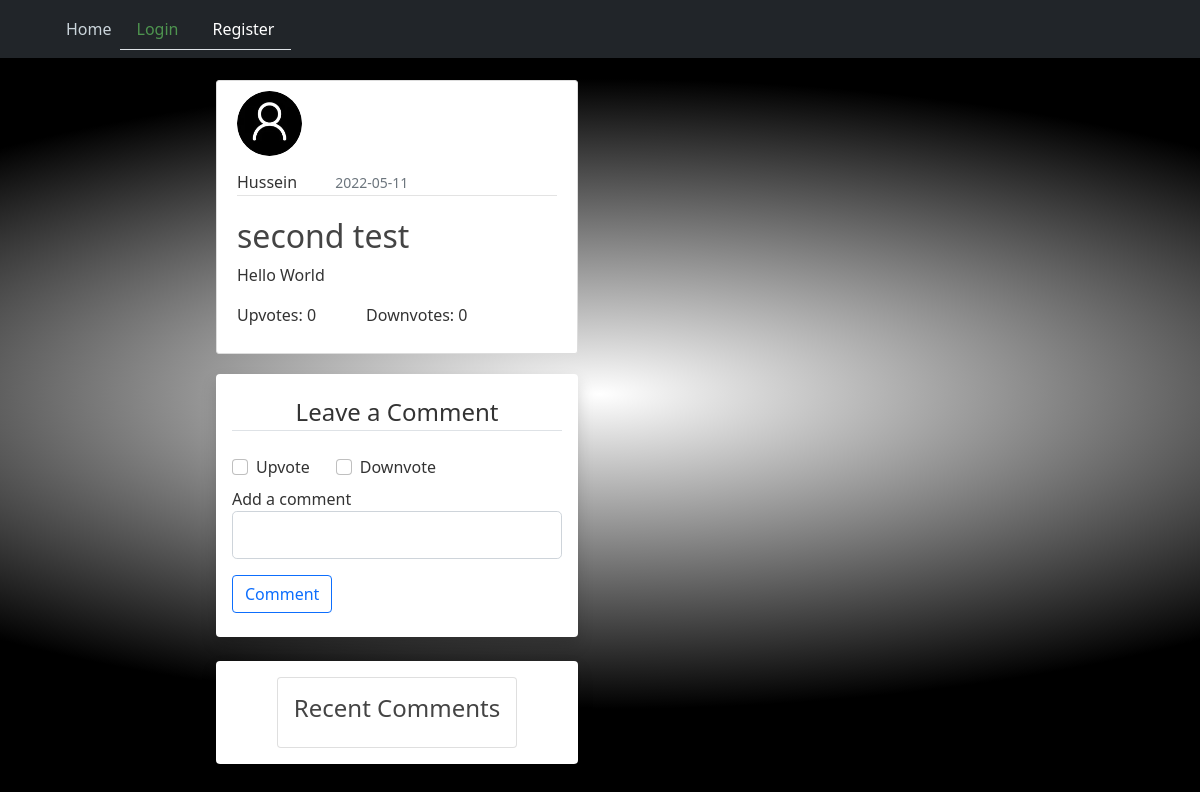
The page /post/2 on the database as committed earlier.
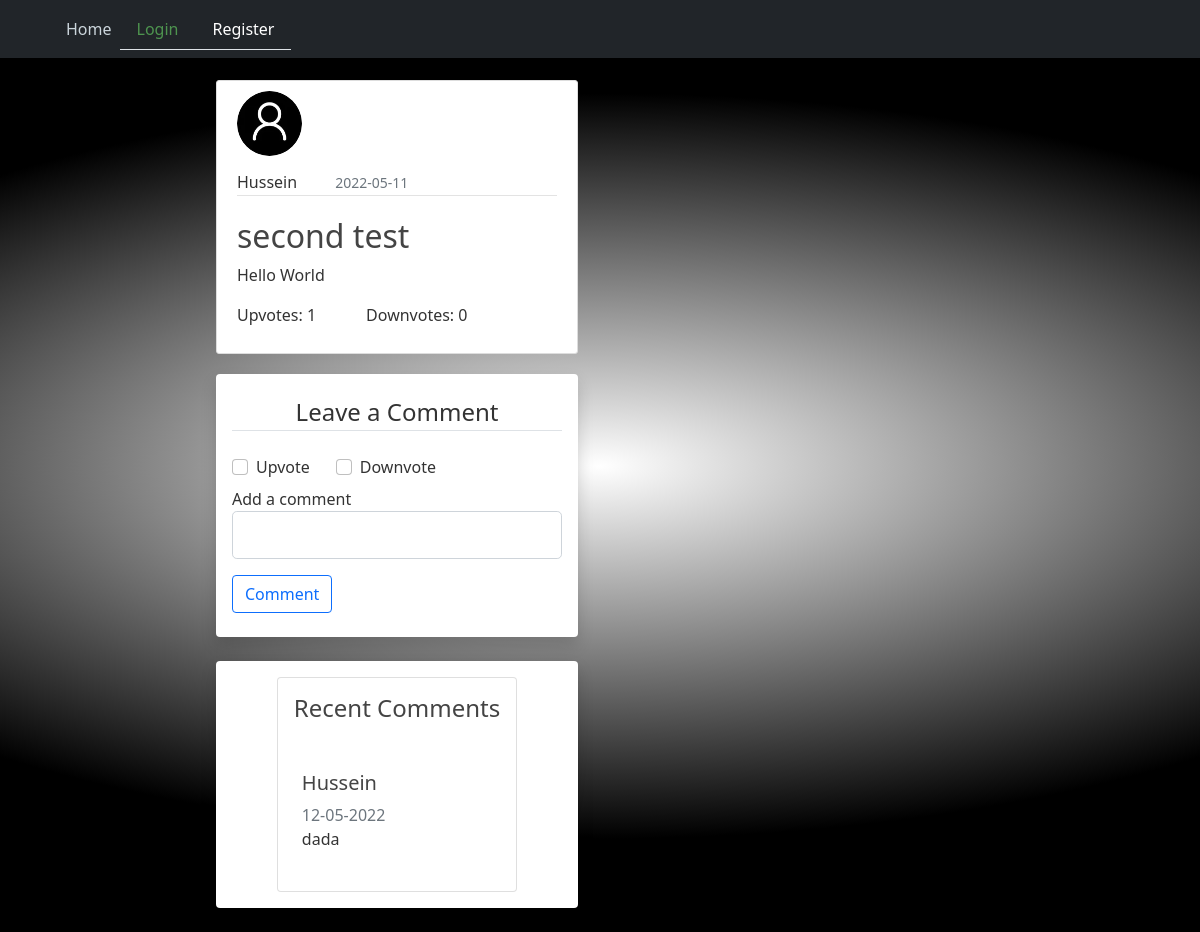
The same page on the database as committed later.
### flaskblog/models.py (models this page shows, shortened)
class User(db.Model, UserMixin):
    id = db.Column(db.Integer, primary_key=True)
    username = db.Column(db.String(20), unique=True, nullable=False)
    email = db.Column(db.String(120), unique=True, nullable=False)
    image_file = db.Column(db.String(20), nullable=False, default='default.jpg')
    password = db.Column(db.String(60), nullable=False)
    posts = db.relationship('Post', backref='author', lazy=True)
    comments = db.relationship('Comments', backref='user_comments', lazy=True)

class Post(db.Model):
    id = db.Column(db.Integer, primary_key=True)
    title = db.Column(db.String(100), nullable=False)
    likes = db.Column(db.Integer, nullable=False, default=0)
    dislikes = db.Column(db.Integer, nullable=False, default=0)
    date_posted = db.Column(db.DateTime, nullable=False, default=datetime.utcnow)
    content = db.Column(db.Text, nullable=False)
    user_id = db.Column(db.Integer, db.ForeignKey('user.id'), nullable=False)
    comments = db.relationship('Comments', backref='topicpost', lazy=True)

class Comments(db.Model):
    id = db.Column(db.Integer, primary_key=True)
    content = db.Column(db.Text, nullable=False)
    date_posted = db.Column(db.DateTime, nullable=False, default=datetime.utcnow)
    post_id = db.Column(db.Integer, db.ForeignKey('post.id'), nullable=False)
    user_id = db.Column(db.Integer, db.ForeignKey('user.id'), nullable=False)

### flaskblog/routes.py (the view, shortened to what this page needs)
@app.route("/post/<int:post_id>" , methods=['GET', 'POST'])
def post(post_id):
    post = Post.query.get_or_404(post_id)
    comments = Comments.query.order_by(Comments.date_posted.desc()).filter_by(post_id=post_id)
    form = CommentForm()
    return render_template('post.html', post=post, form=form, comments=comments)

### flaskblog/forms.py
class CommentForm(FlaskForm):
    content = StringField('Add a comment', validators=[DataRequired()])
    upvote = BooleanField('Upvote')
    downvote = BooleanField('Downvote')
    submit = SubmitField('Comment')

### flaskblog/templates/post.html (shortened to what this page needs)
{% extends "layout.html" %}
{% block content %}
<article class="media content-section">
  <img style="margin-bottom: 14px;" class="rounded-circle article-img"  src="{{ url_for('static', filename='profile_pics/' + post.author.image_file) }}">
  <div class="media-body">
    <div style="margin-bottom: 21px;" class="article-metadata">
      <span class="mr-2" href="#">{{ post.author.username }}</span>
      <small class="text-muted" style="margin-left:34px;">{{ post.date_posted.strftime('%Y-%m-%d') }}</small>
    </div>
    <h2 class="article-title">{{ post.title }}</h2>
    <p class="article-content">{{ post.content }}</p>
  </div>
  <div style="display: flex">
    <p>Upvotes: {{post.likes}}</p>
    <p style="margin-left: 50px">Downvotes: {{post.dislikes}}</p>
  </div>
</article>
<div class="container shadow p-3 mb-4 bg-body rounded" style="max-width: 900px; margin: 20px auto">
  <form method="POST" action="">
    <fieldset class="form-group mt-1 mb-2">
      <legend class="border-bottom mb-4 text-center">Leave a Comment</legend>
      <div class="form-check" style="display: flex">
        <div>
          {{ form.upvote(class="form-check-input") }} {{
          form.upvote.label(class="form-check-label") }}
        </div>
        <div style="margin-left: 50px">
          {{ form.downvote(class="form-check-input") }} {{
          form.downvote.label(class="form-check-label") }}
        </div>
      </div>
      <div class="form-group mt-2 mb-2">
        {{ form.content.label(class="form-control-label") }} {% if
        form.content.errors %} {{ form.content(class="form-control
        form-control-lg is-invalid") }}
        <div class="invalid-feedback">
          {% for error in form.password.errors %}
          <span>{{ error }}</span>
          {% endfor %}
        </div>
        {% else %} {{ form.content(class="form-control form-control-lg") }} {%
        endif %}
      </div>
    </fieldset>
    <div class="form-group mt-2 mb-2">
      {{ form.submit(class="btn btn-outline-primary") }}
    </div>
  </form>
</div>
<div class="container d-flex justify-content-center mt-100 mb-100 shadow p-3 mb-4 bg-body rounded" style="max-width: 900px; margin: 20px auto">
  <div class="row">
    <div class="col-md-12">
      <div class="card">
        <div class="card-body">
          <h4 class="card-title">Recent Comments</h4>
        </div>
        {% for comment in comments%}
        <div class="comment-widgets m-b-20 p-4">
          <div class="d-flex flex-row comment-row">
            <div class="comment-text w-100">
              <h5>{{comment.user_comments.username}}</h5>
              <div class="comment-footer">
                <span class="date text-muted">{{comment.date_posted.strftime('%d-%m-%Y')}}</span>
              </div>
              <p class="m-b-5 m-t-10">{{comment.content}}</p>
            </div>
          </div>
        </div>
        {% endfor %}
      </div>
    </div>
  </div>
</div>
{% endblock content %}

### flaskblog/templates/layout.html (shortened to what this page needs)
<!DOCTYPE html>
<html lang="en" dir="ltr">
<head>
  <link href="https://cdn.jsdelivr.net/npm/bootstrap@5.1.3/dist/css/bootstrap.min.css" rel="stylesheet">
  <link rel="stylesheet" type="text/css" href="{{ url_for('static', filename = 'main.css') }}">
</head>
<body>
  {% block navbar %}
  {% include 'navbar.html' %}
  {% endblock %}
  <div class="flex_container">
    {% block content %}{% endblock %}
  </div>
</body>
</html>

### flaskblog/templates/navbar.html (shortened to what this page needs)
<header class="site-header">
  <nav class="navbar navbar-expand-lg navbar-dark bg-dark fixed-top">
    <div class="container">
      <div class="mx-auto order-0">
      </div>
      <div class="collapse navbar-collapse" id="navbarToggle">
        <div class="navbar-nav mr-auto">
          <a class="nav-item nav-link" href="{{ url_for('home') }}">Home</a>
        </div>
        <div class="navbar-collapse collapse w-100 order-3 dual-collapse2">
          <ul class="nav nav-tabs justify-content-end" id="nav-tab" role="tablist">
            {% if current_user.is_authenticated %}
            <button class="nav-link"><a style="color:#fff;text-decoration:none" href="{{url_for('new_post')}}" >New post</a></button>
            <button class="nav-link"><a style="color:#fff;text-decoration:none" href="{{url_for('account')}}">Account</a></button>
            <button class="nav-link"><a style="color:#B20600;text-decoration:none" href="{{url_for('logout')}}">Logout</a></button>
            {% else %}
            <button class="nav-link"><a style="color:#4E944F;text-decoration:none" href="{{url_for('login')}}"">Login</a></button>
            <button class="nav-link"><a style="color:#fff;text-decoration:none" href="{{url_for('register')}}"">Register</a></button>
            {% endif %}
          </ul>
        </div>
      </div>
    </div>
  </nav>
</header>

### flaskblog/static/main.css (style rules this page uses)
body { background: radial-gradient(80% 40%, white, black); color: #333333; margin-top: 5rem; }
h1, h2, h3, h4, h5, h6 { color: #444444; }
.site-header .navbar-nav .nav-link { color: #cbd5db; }
.content-section { background: #ffffff; padding: 10px 20px; border: 1px solid #dddddd; border-radius: 3px; margin-bottom: 20px; }
.article-title { color: #444444; }
.article-content { white-space: pre-line; }
.article-img { height: 65px; width: 65px; margin-right: 16px; }
.article-metadata { padding-bottom: 1px; margin-bottom: 4px; border-bottom: 1px solid #e3e3e3 }
.flex_container { margin: 0 18%; display: table; table-layout: fixed; }

Rows that differ between the two databases and show on the page:
changed Post "second test": likes "0" → "1"
added Comments: user_comments.username "Hussein", date_posted "12-05-2022", content "dada"
